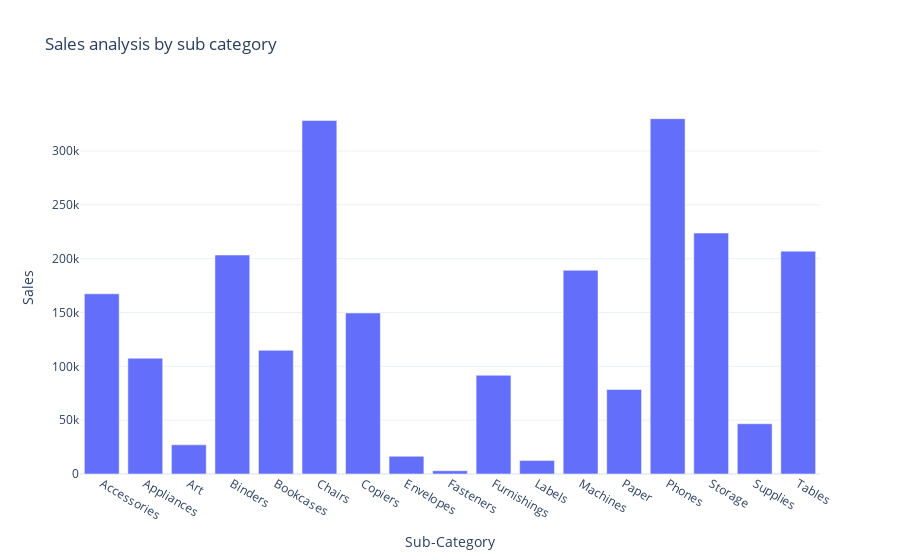

Source (notebook cell):
### Code cell
fig = px.bar(Sales_by_subcategory,x= 'Sub-Category' , y = 'Sales', title ="Sales analysis by sub category")
fig.show()

### Figure 1 — Plotly figure (JSON) as saved in the notebook; plotly's stock layout.template omitted (floating-point values rounded to 4 significant figures)
{"data": [{"alignmentgroup": "True", "hovertemplate": "Sub-Category=%{x}<br>Sales=%{y}<extra></extra>", "legendgroup": "", "marker": {"color": "#636efa", "pattern": {"shape": ""}}, "name": "", "offsetgroup": "", "orientation": "v", "showlegend": false, "textposition": "auto", "type": "bar", "x": ["Accessories", "Appliances", "Art", "Binders", "Bookcases", "Chairs", "Copiers", "Envelopes", "Fasteners", "Furnishings", "Labels", "Machines", "Paper", "Phones", "Storage", "Supplies", "Tables"], "xaxis": "x", "y": [167400.0, 107500.0, 27120.0, 203400.0, 114900.0, 328400.0, 149500.0, 16480.0, 3024.0, 91710.0, 12490.0, 189200.0, 78480.0, 330000.0, 223800.0, 46670.0, 207000.0], "yaxis": "y"}], "layout": {"autosize": true, "barmode": "relative", "legend": {"tracegroupgap": 0}, "title": {"text": "Sales analysis by sub category"}, "xaxis": {"anchor": "y", "autorange": true, "domain": [0, 1], "range": [-0.5, 16.5], "title": {"text": "Sub-Category"}, "type": "category"}, "yaxis": {"anchor": "x", "autorange": true, "domain": [0, 1], "range": [0, 347400.0], "title": {"text": "Sales"}, "type": "linear"}}}
